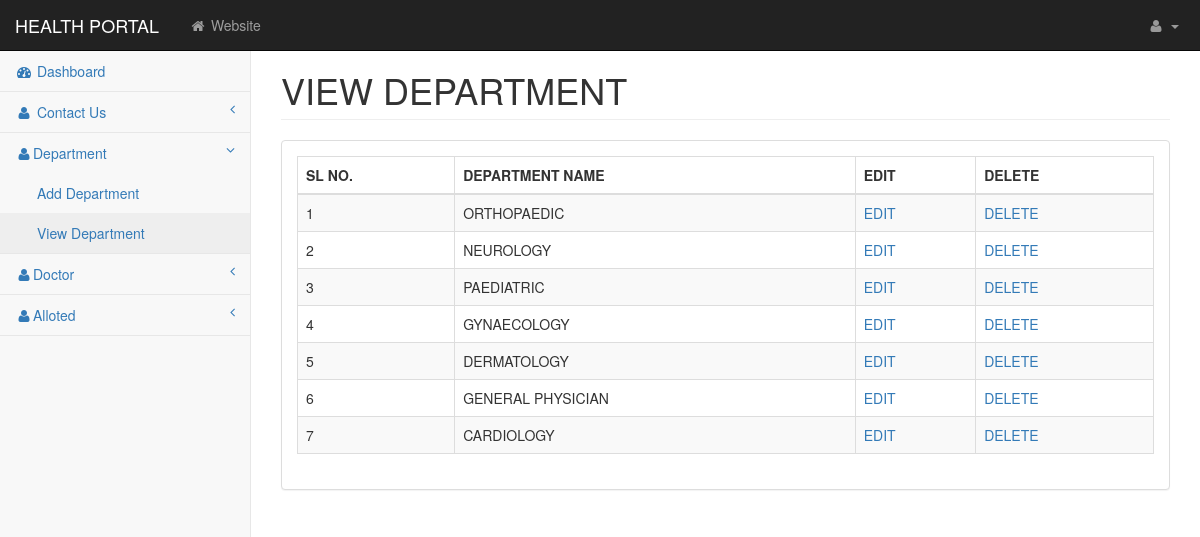
The page /admin/viewdepartment.php (signed in) on the database its author committed.
### tables this page shows
CREATE TABLE `dept_tbl` (
  `dept_id` int(10) NOT NULL,
  `dept_name` varchar(50) NOT NULL
);

### admin/viewdepartment.php (the view, shortened to what this page needs)
<?php
include("config.php");
?>
<!DOCTYPE html>
<html class="no-js">
    <head>
        <link href="css/bootstrap.min.css" rel="stylesheet">
        <link href="css/metisMenu.min.css" rel="stylesheet">
        <link href="css/dataTables/dataTables.bootstrap.css" rel="stylesheet">
        <link href="css/dataTables/dataTables.responsive.css" rel="stylesheet">
        <link href="css/startmin.css" rel="stylesheet">
        <link href="css/font-awesome.min.css" rel="stylesheet" type="text/css">
    </head>
    <body>
                <?php include("header.php");?>
                <?php include("sidebar.php");?>
       <div id="page-wrapper">
                <div class="row">
                    <div class="col-lg-12">
<marquee behavior="alternate" scrollamount="16">   <h1 class="page-header">VIEW DEPARTMENT</h1></marquee>
                    </div>
                </div>
                <div class="row">
                    <div class="col-lg-12" >
                        <div class="panel panel-default">
                            <div class="panel-body">
                                <div class="dataTable_wrapper">
                                    <table class="table table-striped table-bordered table-hover"  id="dataTables-example">
                                        <thead>
											<tr>
                                            <th>SL NO.</th>
                                            <th>DEPARTMENT NAME</th>
                                            <th>EDIT</th>
                                            <th>DELETE</th>
											</tr>
										</thead>
                                        <tbody>
                                          <?php
										  $ct=1;
										  $sql="select * from dept_tbl";
										  $rs=mysqli_query($con,$sql);
										  while($d=mysqli_fetch_array($rs))
										  {
											  ?>
                                            <tr>
                                            <td><?php echo $ct;?></td>
                                            <td><?php echo $d['dept_name'];?></td>
                                           <td><a href="updatedepartment.php?id=<?php echo $d['dept_id'];?>">EDIT</a></td>
										<td><a href="deletedepartment.php?id=<?php echo $d['dept_id'];?>">DELETE</a></td>
                                            </tr>
                                           <?php
										   $ct++;
										  }
										  ?>
										</tbody>
									</table>
                                </div>
                            </div>
                        </div>
                    </div>
           </div>
       </div>
    </body>
</html>

### admin/css/startmin.css (style rules this page uses)
body { background-color: #f8f8f8; }
#page-wrapper { padding: 30px 15px 0 15px; min-height: 568px; background-color: #fff; }
@media (min-width:768px) { #page-wrapper { position: inherit; margin-left: 250px; padding: 30px 30px 0 30px; border-left: 1px solid #e7e7e7; } }

### rows shown on the page
dept_tbl: dept_name "ORTHOPAEDIC"
dept_tbl: dept_name "NEUROLOGY"
dept_tbl: dept_name "PAEDIATRIC"
dept_tbl: dept_name "GYNAECOLOGY"
dept_tbl: dept_name "DERMATOLOGY"
dept_tbl: dept_name "GENERAL PHYSICIAN"
dept_tbl: dept_name "CARDIOLOGY"
